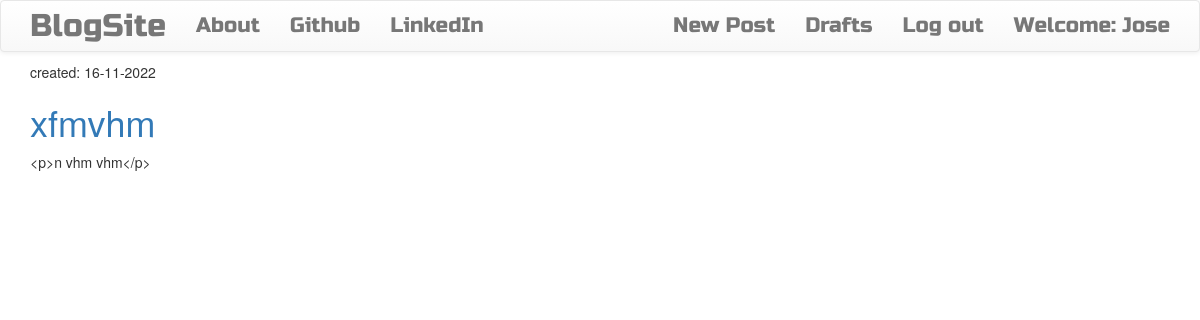
Page /drafts/ (signed in) on the committed database.
### blog/models.py (models this page shows, shortened)
class Post(models.Model):
    author = models.ForeignKey('auth.User',on_delete=models.CASCADE)
    title = models.CharField(max_length=200)
    text = models.TextField()
    created_date = models.DateTimeField(default=timezone.now)
    published_date = models.DateTimeField(blank=True,null=True)

### blog/views.py (the view)
# urls.py: path("drafts/",views.DraftListView.as_view(),name='post_draft_list'),
class DraftListView(LoginRequiredMixin,ListView):
    login_url = '/login/'
    context_object_name = 'post_draft_list'
    template_name = 'post_draft_list.html'
    model = Post
    def get_queryset(self):
        return Post.objects.filter(published_date__isnull=True).order_by('created_date')

### blog/templates/blog/post_draft_list.html
{% extends 'blog/base.html' %}
{% block content %}
    {% for post in post_draft_list %}
        <div class="post">
            <p class="date">created: {{ post.created_date|date:'d-m-Y' }}</p>
            <h1><a href="{% url 'post_detail' pk=post.pk %}">{{ post.title }}</a></h1>
            <p>{{ post.text|truncatechars:200 }}</p>
        </div>
    {% endfor %}
{% endblock %}

### blog/templates/blog/base.html (shortened to what this page needs)
<!DOCTYPE html>
{% load static %}
<html lang="en" dir="ltr">
  <head>
    <link rel="stylesheet" href="https://cdn.jsdelivr.net/npm/bootstrap@3.4.1/dist/css/bootstrap.min.css">
    <link rel="stylesheet" href="https://cdn.jsdelivr.net/npm/bootstrap@3.4.1/dist/css/bootstrap-theme.min.css">
    <link rel="stylesheet" href="//cdn.jsdelivr.net/npm/medium-editor@latest/dist/css/medium-editor.min.css" type="text/css" media="screen" charset="utf-8">
    <link rel="stylesheet" href="{% static 'css/blog.css' %}">
  </head>
  <body>
    <nav class="navbar navbar-default techfont custom-navbar">
      <div class="container">
        <ul class="nav navbar-nav">
        <li><a class='navbar-brand bigbrand' href="{% url 'post_list' %}"> BlogSite </a></li>
        <li><a href="{% url 'about' %}">About</a></li>
        <li><a href="https://www.github.com">Github</a></li>
        <li><a href="https://www.linkedin.com">LinkedIn</a></li>
        </ul>
        <ul class="nav navbar-nav navbar-right">
        {% if user.is_authenticated %}
        <li>
          <a href="{% url 'post_new' %}" >New Post</a>
        </li>
        <li>
          <a href="{% url 'post_draft_list' %}">Drafts</a>
        </li>
        <li>
          <a href="{% url 'logout' %}" >Log out</a>
        </li>
        <li>
          <a >Welcome: {{ user.username }}</a>
        </li>
          {% else %}
          <li><a class='nav navbar-right' href="{% url 'login' %}" ><span class="glyphicon glyphicon-user"></span></a></li>
        {% endif %}
      </ul>
      </div>
    </nav>
            <div class="content container">
                <div class="row">
                    <div class="col-md-8">
                      <div class="blog_posts">
                        {% block content %}
                        {% endblock %}
                      </div>
                    </div>
                </div>
            </div>
  </body>
</html>

### blog/static/css/blog.css (style rules this page uses)
.techfont { font-family: 'Russo One', sans-serif; font-size: 1.5em; margin-bottom: 10px; }
.bigbrand { font-size: 1.5em; }

### rows in the picture
Post: created_date "16-11-2022", title "xfmvhm", text "<p>n vhm vhm</p>"

### other values in the picture
{{ user.username }} "Jose"
